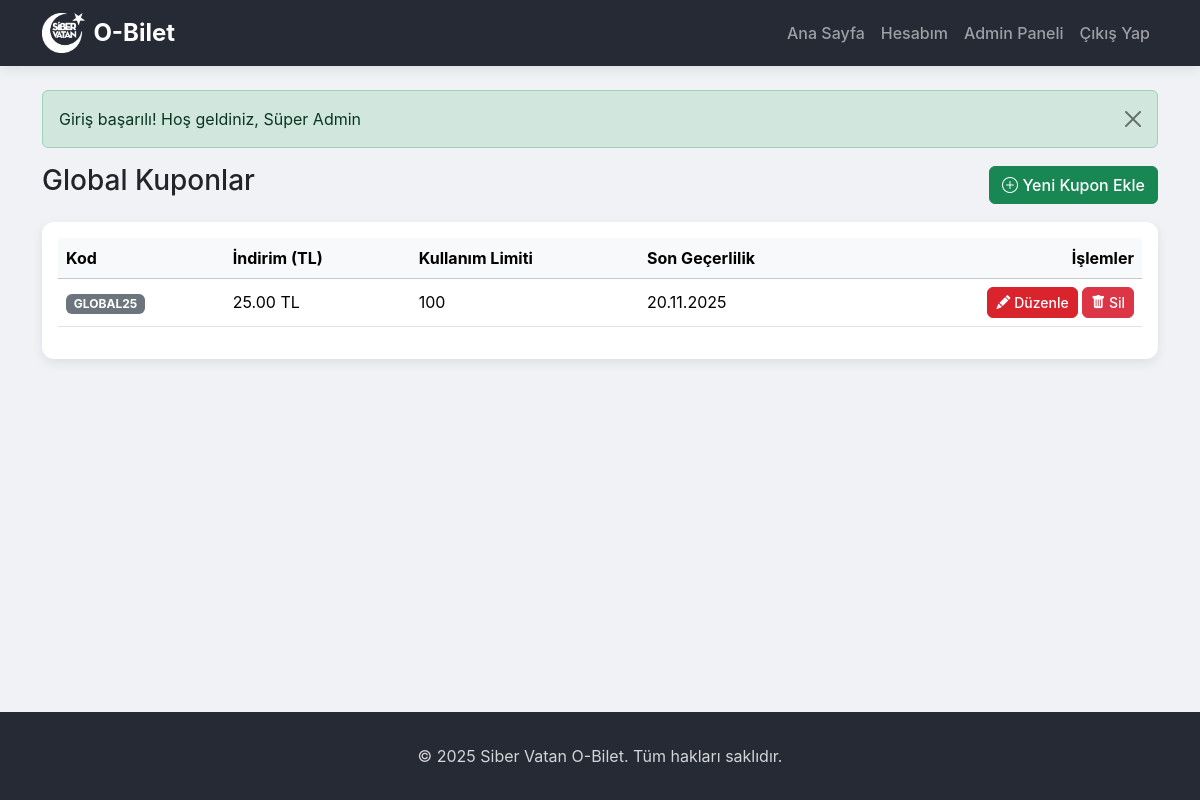
The page /public/admin/coupons (signed in) on the database its author committed.
### tables this page shows
CREATE TABLE Coupons (
            id TEXT PRIMARY KEY,
            code TEXT UNIQUE NOT NULL,
            discount REAL NOT NULL, -- Oransal (örn: 0.10 for 10%) veya sabit
            usage_limit INTEGER NOT NULL DEFAULT 1,
            expire_date DATETIME NOT NULL,
            company_id TEXT, -- NULL ise global kupon
            created_at DATETIME DEFAULT CURRENT_TIMESTAMP,
            FOREIGN KEY (company_id) REFERENCES Bus_Company(id) ON DELETE SET NULL
        );

### src/Controllers/BaseController.php (called while the page is built, shortened)
<?php
class BaseController {
    public function __construct($pdo) {
        $this->pdo = $pdo;
    }
    protected function view($viewName, $data = []) {
        extract($data);
        require __DIR__ . "/../Views/{$viewName}.php";
        require __DIR__ . '/../Views/layout.php';
    }
}
?>

### src/Controllers/AdminController.php (called while the page is built, shortened)
<?php
require_once 'BaseController.php';
require_once __DIR__ . '/../Models/Coupon.php';
class AdminController extends BaseController {
    public function coupons() {
        $couponModel = new Coupon($this->pdo);
        $coupons = $couponModel->getGlobal();
        $this->view('admin/coupons', ['coupons' => $coupons]);
    }
    }
?>

### public/index.php (called while the page is built, shortened)
<?php
require_once __DIR__ . '/../src/Controllers/BaseController.php';
require_once __DIR__ . '/../router.php';
?>

### src/Models/Coupon.php (called while the page is built, shortened)
<?php
class Coupon {
    private $pdo;
    public function __construct($pdo) {
        $this->pdo = $pdo;
    }
    public function getGlobal() {
        $stmt = $this->pdo->query("SELECT * FROM Coupons WHERE company_id IS NULL ORDER BY expire_date DESC");
        return $stmt->fetchAll(PDO::FETCH_ASSOC);
    }
}
?>

### src/Views/admin/coupons.php (the view)
<div class="d-flex justify-content-between align-items-center mb-3">
    <h3><i class="bi bi-ticket-percent"></i> Global Kuponlar</h3>
    <a href="/sibervatanbilet/public/admin/createCoupon" class="btn btn-success"><i class="bi bi-plus-circle"></i> Yeni Kupon Ekle</a>
</div>
<div class="card">
    <div class="card-body">
        <div class="table-responsive">
            <table class="table table-hover align-middle">
                <thead class="table-light">
                    <tr>
                        <th>Kod</th>
                        <th>İndirim (TL)</th>
                        <th>Kullanım Limiti</th>
                        <th>Son Geçerlilik</th>
                        <th class="text-end">İşlemler</th>
                    </tr>
                </thead>
                <tbody>
                    <?php if (empty($coupons)): ?>
                        <tr>
                            <td colspan="5" class="text-center">Henüz hiç global kupon eklenmemiş.</td>
                        </tr>
                    <?php else: ?>
                        <?php foreach ($coupons as $coupon): ?>
                            <tr>
                                <td><span class="badge bg-secondary"><?php echo htmlspecialchars($coupon['code']); ?></span></td>
                                <td><?php echo number_format($coupon['discount'], 2); ?> TL</td>
                                <td><?php echo $coupon['usage_limit']; ?></td>
                                <td><?php echo date('d.m.Y', strtotime($coupon['expire_date'])); ?></td>
                                <td class="text-end">
                                    <a href="/sibervatanbilet/public/admin/editCoupon/<?php echo $coupon['id']; ?>" class="btn btn-sm btn-primary"><i class="bi bi-pencil-fill"></i> Düzenle</a>
                                    <a href="/sibervatanbilet/public/admin/deleteCoupon/<?php echo $coupon['id']; ?>" class="btn btn-sm btn-danger" onclick="return confirm('Bu kuponu silmek istediğinizden emin misiniz?')"><i class="bi bi-trash-fill"></i> Sil</a>
                                </td>
                            </tr>
                        <?php endforeach; ?>
                    <?php endif; ?>
                </tbody>
            </table>
        </div>
    </div>
</div>

### public/css/style.css (style rules this page uses)
:root { --sv-primary: #252A34; --sv-secondary: #D9232D; --sv-blue: #007BFF; --sv-light: #f8f9fa; --sv-dark: #212529; --sv-success: #198754; --sv-danger: #dc3545; --sv-warning: #ffc107; --sv-white: #ffffff; --sv-body-bg: #f0f2f5; }
body { font-family: -apple-system, BlinkMacSystemFont, "Segoe UI", Roboto, "Helvetica Neue", Arial, sans-serif; background-color: var(--sv-body-bg); display: flex; flex-direction: column; min-height: 100vh; }
.btn { border-radius: 0.375rem; font-weight: 500; transition: all 0.2s ease-in-out; }
.btn-primary { background-color: var(--sv-secondary); border-color: var(--sv-secondary); }
.card { border: none; border-radius: 0.75rem; box-shadow: 0 4px 12px rgba(0, 0, 0, 0.08); transition: all 0.3s ease-in-out; }

### rows shown on the page
coupons: code "GLOBAL25", discount "25.00", usage_limit "100", expire_date "20.11.2025"

### other values the page prints
$_SESSION['flash_message'] "Giriş başarılı! Hoş geldiniz, Süper Admin"
